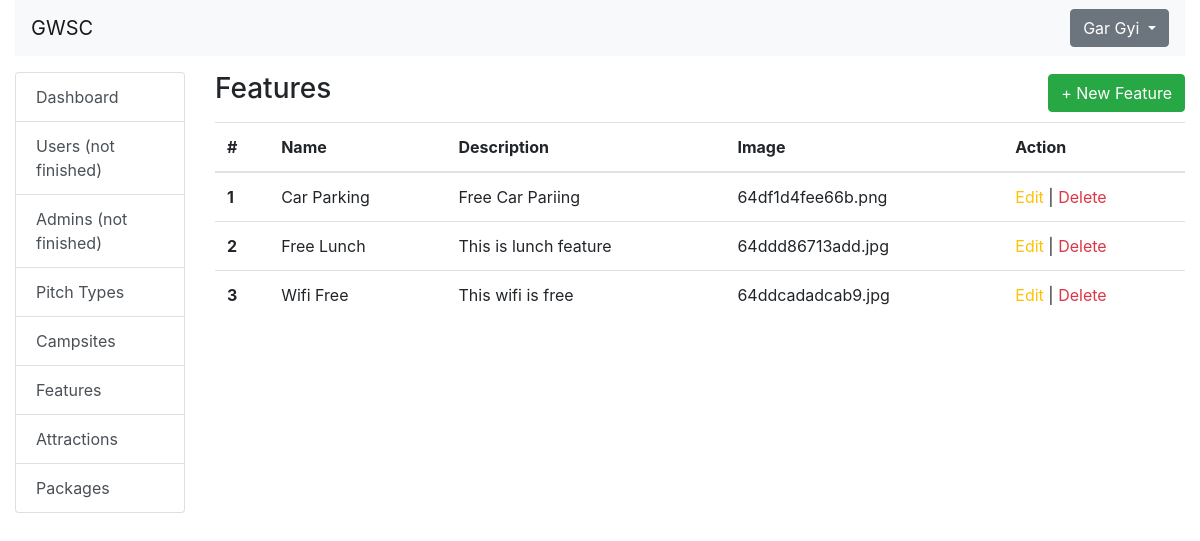
The app's page /admin/feature/index.php (signed in), older data.
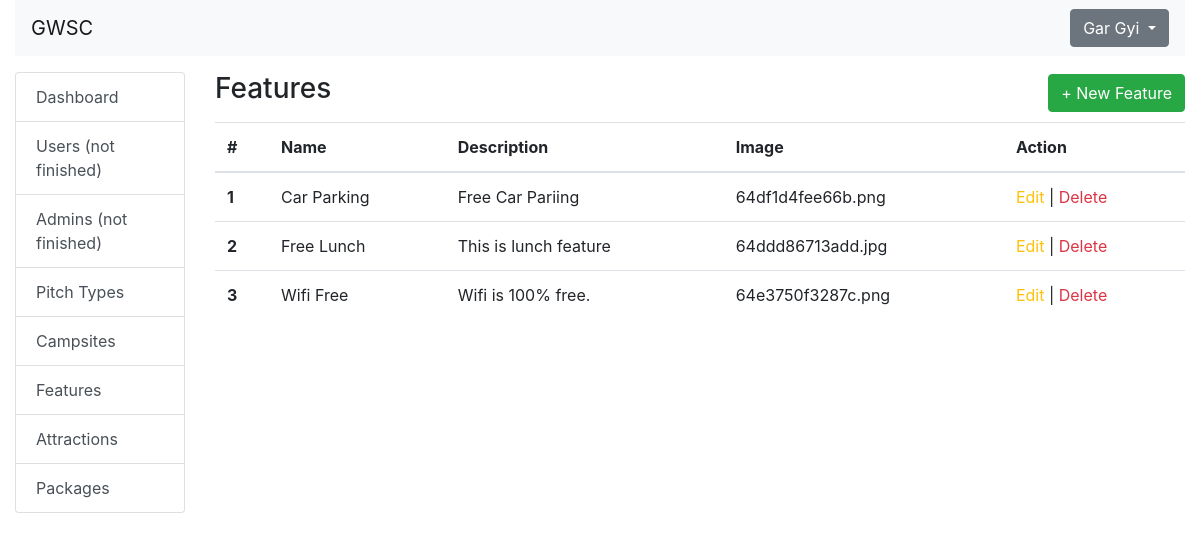
The same page, newer data.
### tables this page shows
CREATE TABLE `features` (
  `id` int(11) NOT NULL,
  `name` varchar(100) NOT NULL,
  `description` text NOT NULL,
  `image` varchar(200) NOT NULL
);

### database/MySql.php (called while the page is built)
<?php
class MySQL
{
    public function connect()
    {
        try {
            return new mysqli('localhost','root','','gwsc');
        }
        catch(Exception $e) {
            echo 'Message: ' .$e->getMessage();
        }
    }
}

### database/model/FeaturesTable.php (called while the page is built, shortened)
<?php
include_once( __DIR__ . '/../MySql.php');
Class FeaturesTable extends MySQL
{
    private $db = null;
    public function __construct()
    {
        $this->db = $this->connect();
    }
    public function getAll()
    {
        try {
            $query = "SELECT * FROM features ORDER BY id DESC";
            $result = $this->db->query($query);
            return $result->fetch_all(MYSQLI_ASSOC);
        } catch (Exception $e) {
            throw new Exception($e->getMessage());
        }
    }
}

### admin/feature/index.php (the view, shortened to what this page needs)
<?php
include('../../database/model/FeaturesTable.php');
$featureTable = new FeaturesTable();
$features = $featureTable->getAll();
?>
<?php
    include("../../layout/admin/header.php");
    include("../../layout/admin/navbar.php");
    include("../../layout/admin/sidebar.php")
?>
<div class="d-flex justify-content-between align-items-center mb-2">
    <h1 class="h3">Features</h1>
    <a href="add.php" class="btn btn-success">+ New Feature</a>
</div>
<table class="table">
    <thead>
        <tr>
            <th scope="col">#</th>
            <th scope="col">Name</th>
            <th scope="col">Description</th>
            <th scope="col">Image</th>
            <th scope="col">Action</th>
        </tr>
    </thead>
    <tbody>
        <?php foreach ($features as $key => $feature) : ?>
            <tr>
                <th scope="row"><?= $key +1 ?></th>
                <td><?= $feature['name'] ?></td>
                <td><?= $feature['description'] ?></td>
                <td><?= $feature['image'] ?></td>
                <td>
                    <a href="edit.php?id=<?= $feature['id'] ?>" class="text-warning">Edit</a> |
                    <a
                        href="/gwsc/actions/admin/feature/delete.php?id=<?= $feature['id'] ?>"
                        class="text-danger"
                        onclick="return confirm('Are you sure to delete #<?= $feature['name'] ?>')"
                    >
                        Delete
                    </a>
                </td>
            </tr>
        <?php endforeach; ?>
    </tbody>
</table>
<?php
    include("../../layout/admin/footer.php");
?>

Row changes from the older to the newer data that the page shows:
changed features "Wifi Free": description "This wifi is free" → "Wifi is 100% free."; image "64ddcadadcab9.jpg" → "64e3750f3287c.png"
